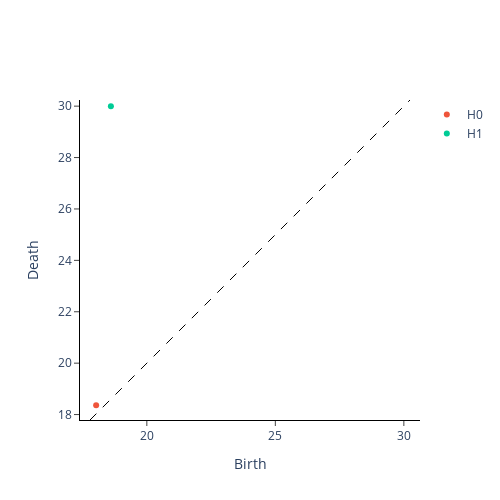

Notebook cell for this chart:
### Markdown cell above
Then, the result shows transforming the binary image of "0" into a greyscale one, where the pixel values increase as we move from the upper-right to bottom-left of the image. These pixel values can be used to define a filtration of cubical complexes, ***TODO mathematical meaning & languages***, and then it will be straightforward to calculate the corresponding persistence diagram, illustrated in the next subsection.

#### 2.2.3 Persistence Diagram

Inspired by \[a reference\] defining the amplitude of a persistence diagram as its distance to the empty diagram, which contains only the diagonal points. I use two metrics of the Wasserstein and Bottleneck distances, and three kernels of Betti curves, persistence landscapes, and heat kernel. For these procedures, this section demonstrates the persistence diagram first.

We can clearly see one persistent generators $H_1$ corresponding to the loops in the digit “0”, along with a single $H_0$ generator corresponding to the connected components. And it makes sense by the shape of the "0" a connected loop!

### Code cell
cubical_persistence = CubicalPersistence(n_jobs=-1)
im0_cubical = cubical_persistence.fit_transform(im0_filtration)
cubical_persistence.plot(im0_cubical)

### Figure 1 — Plotly figure (JSON) as saved in the notebook; plotly's stock layout.template omitted (floating-point values rounded to 4 significant figures)
{"data": [{"hoverinfo": "none", "line": {"color": "black", "dash": "dash", "width": 1}, "mode": "lines", "showlegend": false, "type": "scatter", "x": [17.79, 30.24], "y": [17.79, 30.24]}, {"hoverinfo": "text", "hovertext": ["(18.027756377319946, 18.35755975068582)"], "mode": "markers", "name": "H0", "type": "scatter", "x": [18.03], "y": [18.36]}, {"hoverinfo": "text", "hovertext": ["(18.601075237738275, 30.0)"], "mode": "markers", "name": "H1", "type": "scatter", "x": [18.6], "y": [30]}], "layout": {"height": 500, "plot_bgcolor": "white", "width": 500, "xaxis": {"autorange": false, "exponentformat": "e", "linecolor": "black", "linewidth": 1, "mirror": false, "range": [17.79, 30.24], "showexponent": "all", "showline": true, "side": "bottom", "ticks": "outside", "title": {"text": "Birth"}, "type": "linear", "zeroline": true}, "yaxis": {"autorange": false, "exponentformat": "e", "linecolor": "black", "linewidth": 1, "mirror": false, "range": [17.79, 30.24], "scaleanchor": "x", "scaleratio": 1, "showexponent": "all", "showline": true, "side": "left", "ticks": "outside", "title": {"text": "Death"}, "type": "linear", "zeroline": true}}}
